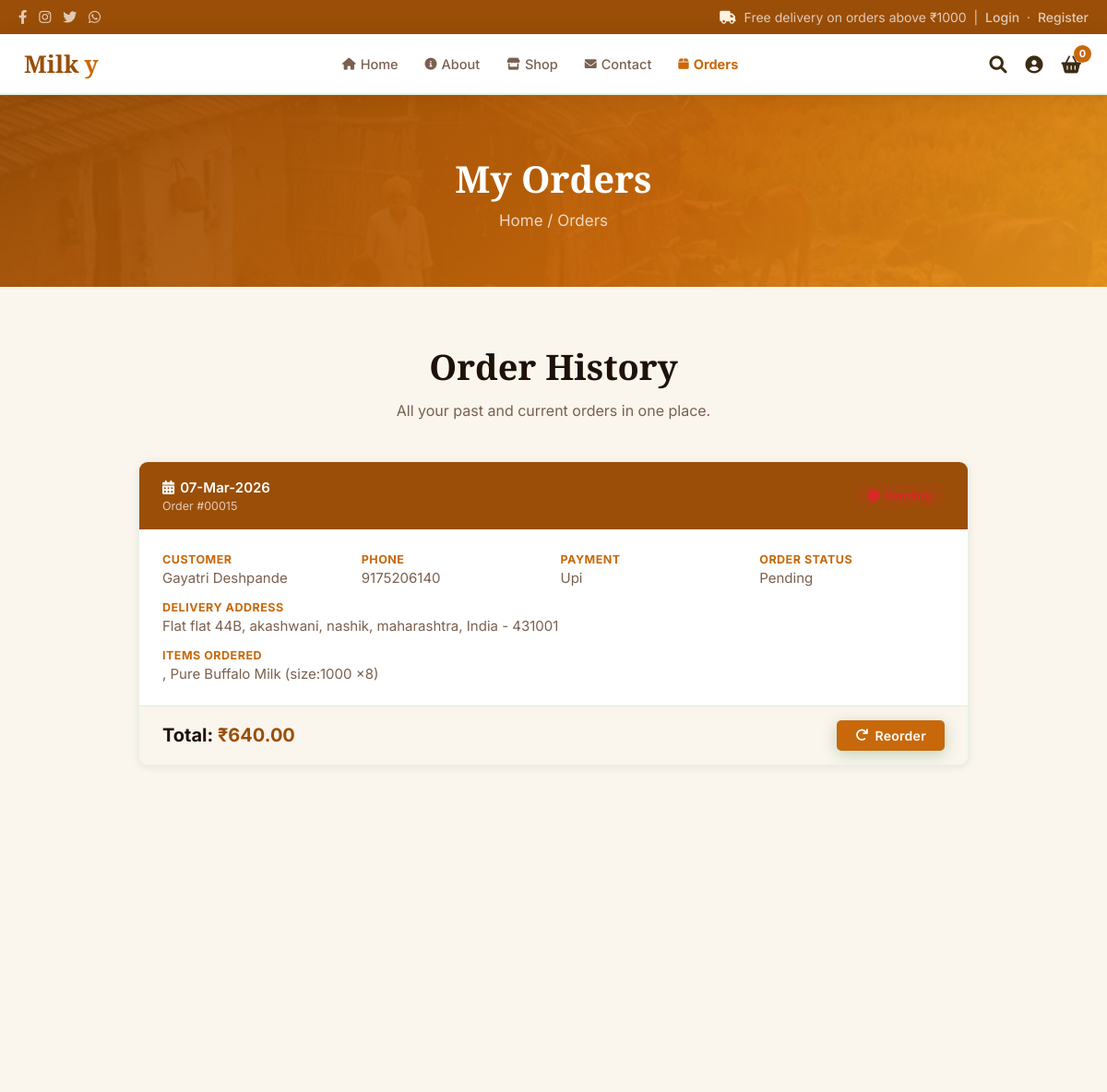
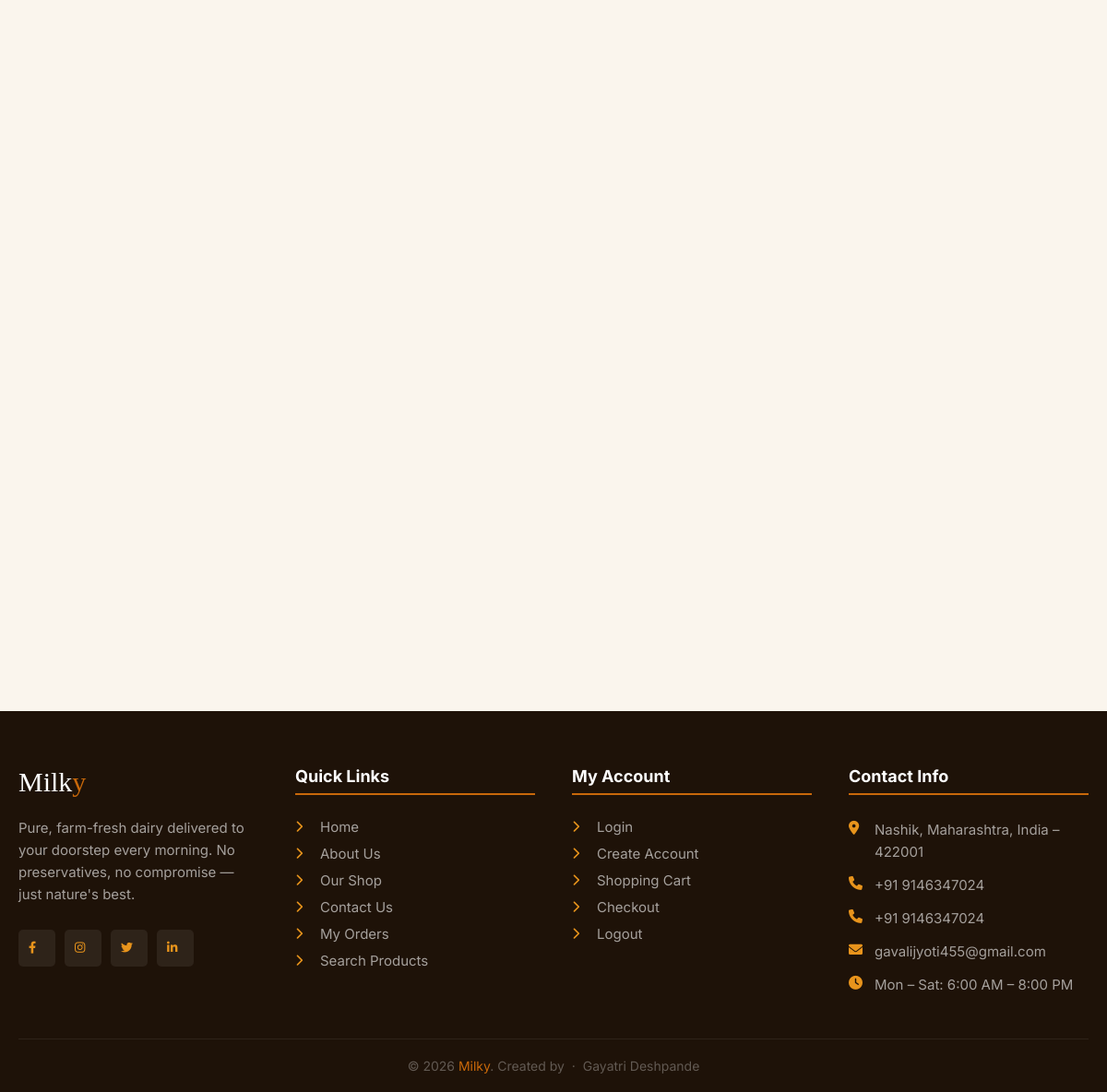
/orders.php (signed in), run on the app's committed database (2 pictures, top to bottom).
### tables this page shows
CREATE TABLE `orders` (
  `id` int(100) NOT NULL AUTO_INCREMENT,
  `user_id` int(100) NOT NULL,
  `name` varchar(100) NOT NULL,
  `number` varchar(12) NOT NULL,
  `email` varchar(100) NOT NULL,
  `method` varchar(50) NOT NULL,
  `address` varchar(500) NOT NULL,
  `total_products` varchar(1000) NOT NULL,
  `total_price` int(100) NOT NULL,
  `placed_on` varchar(50) NOT NULL,
  `payment_status` varchar(20) NOT NULL DEFAULT 'pending',
  `order_status` varchar(20) NOT NULL DEFAULT 'pending',
  PRIMARY KEY (`id`)
);

### orders.php (the view, shortened to what this page needs)
<?php
include 'config.php'; session_start();
$user_id=$_SESSION['user_id'];
?>
<!DOCTYPE html>
<html lang="en">
<head>
  <link rel="stylesheet" href="https://cdnjs.cloudflare.com/ajax/libs/font-awesome/6.0.0/css/all.min.css">
  <link rel="stylesheet" href="css/style.css">
</head>
<body>
<?php include 'header.php'; ?>
<div class="heading"><h3>My Orders</h3><p><a href="home.php">Home</a> / Orders</p></div>
<section class="placed-orders">
  <h2 class="section-title reveal">Order History</h2>
  <p class="section-sub reveal">All your past and current orders in one place.</p>
  <div class="orders-list">
    <?php
    $oq=mysqli_query($conn,"SELECT * FROM `orders` WHERE user_id='$user_id' ORDER BY id DESC") or die('query failed');
    if(mysqli_num_rows($oq)>0){
      while($o=mysqli_fetch_assoc($oq)){
        $sc=($o['payment_status']=='pending')?'s-pending':'s-complete';
        $si=($o['payment_status']=='pending')?'fa-clock':'fa-check-circle';
    ?>
    <div class="order-card reveal">
      <div class="order-card-head">
        <div class="order-meta">
          <div class="order-date"><i class="fas fa-calendar-alt"></i> <?php echo $o['placed_on']; ?></div>
          <div class="order-id">Order #<?php echo str_pad($o['id'],5,'0',STR_PAD_LEFT); ?></div>
        </div>
        <span class="status-pill <?php echo $sc; ?>"><i class="fas <?php echo $si; ?>"></i> <?php echo ucfirst($o['payment_status']); ?></span>
      </div>
      <div class="order-body">
        <div class="odetail"><strong>Customer</strong><?php echo htmlspecialchars($o['name']); ?></div>
        <div class="odetail"><strong>Phone</strong><?php echo $o['number']; ?></div>
        <div class="odetail"><strong>Payment</strong><?php echo ucfirst($o['method']); ?></div>
        <div class="odetail"><strong>Order Status</strong><?php echo ucfirst($o['order_status']); ?></div>
        <div class="odetail" style="grid-column:1/-1"><strong>Delivery Address</strong><?php echo htmlspecialchars($o['address']); ?></div>
        <div class="odetail" style="grid-column:1/-1"><strong>Items Ordered</strong><?php echo htmlspecialchars($o['total_products']); ?></div>
      </div>
      <div class="order-card-foot">
        <span class="total">Total: <span>&#8377;<?php echo number_format($o['total_price'],2); ?></span></span>
        <a href="shop.php" class="option-btn" style="padding:.8rem 2rem;font-size:1.4rem"><i class="fas fa-redo"></i> Reorder</a>
      </div>
    </div>
    <?php }} else{echo '<p class="empty">No orders placed yet. <a href="shop.php" style="color:var(--amber-dark);font-weight:600">Start shopping</a></p>';} ?>
  </div>
</section>
<?php include 'footer.php'; ?>
</body></html>

### css/style.css (style rules this page uses)
:root { --amber: #c8680a; --amber-dark: #9a4e08; --amber-light: #e8941c; --amber-pale: #fef3e2; --green: #4caf50; --green-dark: #388e3c; --green-light: #81c784; --cream: #fdf8f0; --cream-dark: #f5ead8; --white: #ffffff; --dark: #1e1208; --text: #3d2b14; --muted: #7a6050; --light-bg: #faf5ed; --border: rgba(76,175,80,.15); --border-md: rgba(76,175,80,.28); --sh-sm: 0 2px 10px rgba(30,18,8,.07); --sh-md: 0 8px 28px rgba(30,18,8,.11); --sh-lg: 0 20px 55px rgba(30,18,8,.16); --r-sm: .5rem; --r-md: 1rem; --r-lg: 1.8rem; --r-xl: 3rem; --ease: all .3s cubic-bezier(.4,0,.2,1); }
*,*::before,*::after { margin:0;padding:0;box-sizing:border-box;outline:none;border:none;text-decoration:none;-webkit-tap-highlight-color:transparent }
body, input, textarea, button, select { font-family:'Inter',sans-serif; }
html { font-size:62.5%;overflow-x:hidden;scroll-behavior:smooth }
body { background:var(--cream);color:var(--text) }
section { padding:6rem 2rem }
.section-title,.title { font-family:'Playfair Display',serif;font-size:3.8rem;font-weight:700;color:var(--dark);text-align:center;margin-bottom:.8rem }
.section-sub { font-size:1.6rem;color:var(--muted);text-align:center;max-width:58rem;margin:0 auto 4rem;line-height:1.8 }
.btn,.option-btn,.delete-btn,.white-btn { display:inline-flex;align-items:center;justify-content:center;gap:.7rem; padding:1.1rem 2.6rem;border-radius:var(--r-sm);font-size:1.5rem;font-weight:600; cursor:pointer;transition:var(--ease);letter-spacing:.02em;position:relative;overflow:hidden }
.option-btn { background:var(--amber);color:#fff;box-shadow:0 4px 16px rgba(46,125,50,.28) }
.heading { min-height:26vh;display:flex;flex-direction:column;align-items:center;justify-content:center;gap:.8rem;background:linear-gradient(135deg,var(--amber-dark) 0%,var(--amber) 60%,var(--amber-light) 100%);text-align:center;padding:4rem 2rem;position:relative;overflow:hidden }
.heading::before { content:'';position:absolute;inset:0;background:url('../images/home-bg.png') center/cover no-repeat;opacity:.06 }
.heading h3 { font-family:'Playfair Display',serif;font-size:4rem;color:#fff;font-weight:700;position:relative }
.heading p { font-size:1.7rem;color:rgba(255,255,255,.75);position:relative }
.heading p a { color:var(--green-pale) }
.placed-orders { background:var(--light-bg) }
.orders-list { max-width:900px;margin:0 auto;display:flex;flex-direction:column;gap:2.5rem }
.order-card { background:#fff;border-radius:var(--r-md);border:1px solid var(--border);box-shadow:var(--sh-sm);overflow:hidden;transition:var(--ease) }
.order-card-head { display:flex;justify-content:space-between;align-items:center;padding:1.8rem 2.5rem;background:var(--amber-dark);color:#fff;flex-wrap:wrap;gap:1rem }
.order-card-head .order-meta { display:flex;flex-direction:column;gap:.3rem }
.order-card-head .order-date { font-size:1.5rem;font-weight:600;display:flex;align-items:center;gap:.6rem }
.order-card-head .order-id { font-size:1.25rem;opacity:.7 }
.order-body { padding:2.5rem;display:grid;grid-template-columns:repeat(auto-fit,minmax(20rem,1fr));gap:1.5rem }
.odetail strong { display:block;font-size:1.25rem;text-transform:uppercase;letter-spacing:.04em;color:var(--amber);margin-bottom:.3rem }
.odetail { font-size:1.5rem;color:var(--muted) }
.order-card-foot { padding:1.5rem 2.5rem;background:var(--light-bg);border-top:1px solid var(--border);display:flex;justify-content:space-between;align-items:center;flex-wrap:wrap;gap:1rem }
.order-card-foot .total { font-size:2rem;font-weight:700;color:var(--dark) }
.order-card-foot .total span { color:var(--amber-dark) }
.status-pill { padding:.5rem 1.4rem;border-radius:10rem;font-size:1.3rem;font-weight:600;display:inline-flex;align-items:center;gap:.5rem }
.s-pending { background:rgba(220,38,38,.1);color:#dc2626 }
.reveal { opacity:0;transform:translateY(28px);transition:opacity .6s ease,transform .6s ease }
.reveal.visible { opacity:1;transform:translateY(0) }

### data on the page
orders: placed_on "07-Mar-2026", id "00015", name "Gayatri Deshpande", number "9175206140", method "Upi", order_status "Pending", address "Flat flat 44B, akashwani, nashik, maharashtra, India - 431001", total_products ", Pure Buffalo Milk (size:1000 x8)", total_price "640.00"

### other printed values
$n "0"
